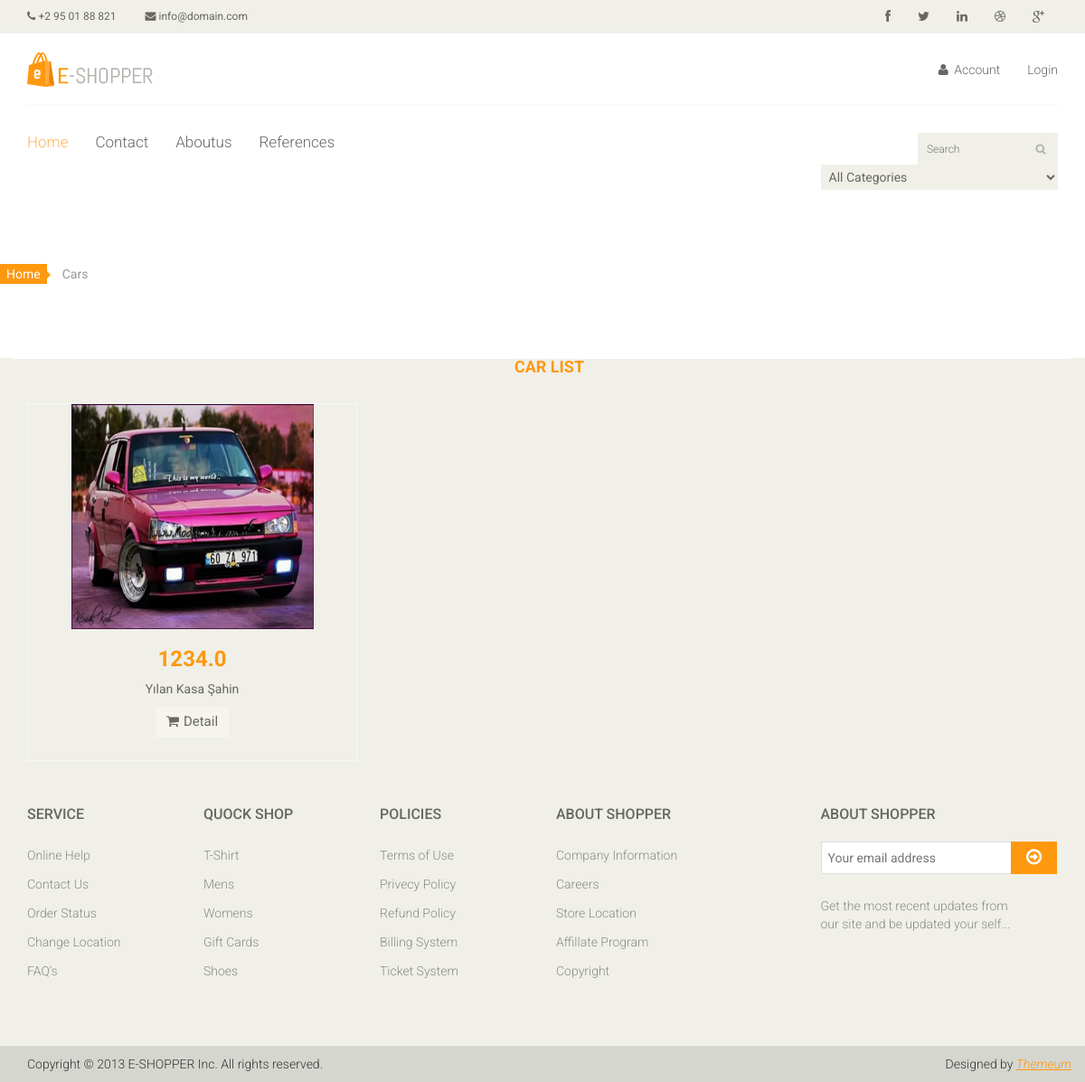
The app's page /category/13/Fiat, older data.
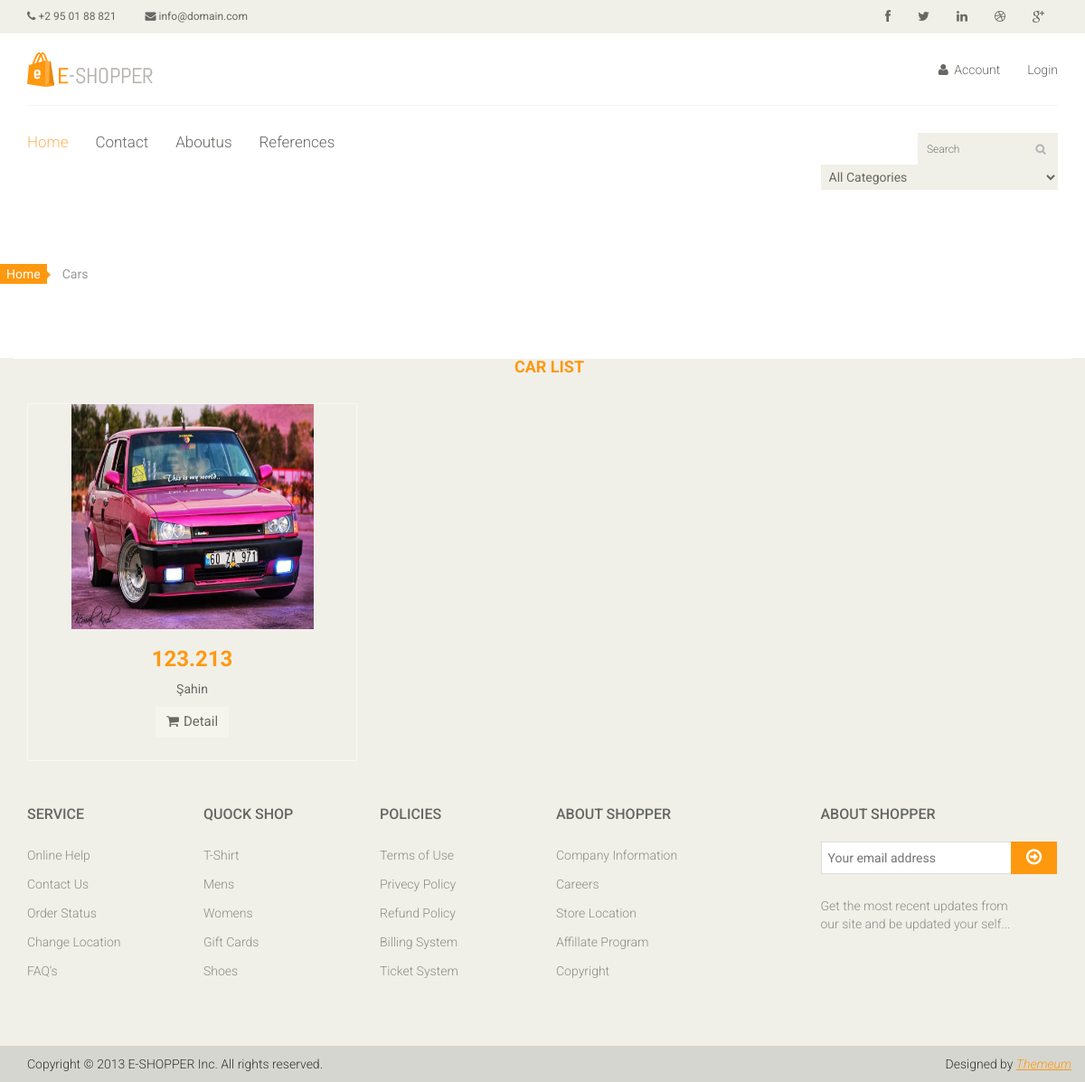
The same page, newer data.
### product/models.py (models this page shows, shortened)
class Product(models.Model):
    STATUS = (
        ('TRUE','EVET'),
        ('FALSE','HAYIR'),
    )
    category = models.ForeignKey(Category,on_delete= models.CASCADE) #relation with category table.
    title = models.CharField(max_length=200)
    description = models.CharField(blank=True,max_length=300)
    keywords = models.CharField(blank=True,max_length=255)
    image = models.ImageField(blank=True,upload_to='images/')
    price = models.FloatField()
    year = models.IntegerField()
    fuel = models.CharField(max_length=50)
    motor_power = models.IntegerField()
    engine_capacity = models.IntegerField()
    case_type = models.CharField(max_length=50)
    detail = RichTextUploadingField()
    slug = models.SlugField(null=False, unique=True)
    status = models.CharField(max_length=10,choices=STATUS)
    create_at = models.DateTimeField(auto_now_add=True)
    update_at = models.DateTimeField(auto_now=True)

### home/views.py (the view)
# urls.py: path('category/<int:id>/<slug:slug>', views.category_products, name='category_products'),
def category_products(request,id,slug):
    category = Category.objects.all()
    products = Product.objects.filter(category_id=id)
    context = {'category': category,
               'products': products}
    return render(request, 'category_products.html', context)

### home/templates/category_products.html (shortened to what this page needs)
{%  extends "homebase.html" %}
{% block content %}
    <div class="breadcrumbs">
				<ol class="breadcrumb">
				  <li><a href="#">Home</a></li>
				  <li class="active">Cars</li>
				</ol>
    </div>
    <div class="col-sm-12 padding-right">
					<div class="features_items">
						<h2 class="title text-center">Car List</h2>
                        {% for rs in products %}
						<div class="col-sm-4">
							<div class="product-image-wrapper">
								<div class="single-products">
									<div class="productinfo text-center">
										<img src="{{ rs.image.url }}" alt="" style="width: 268px" height="249px">
										<h2>{{ rs.price}}</h2>
										<p>{{ rs.title}}</p>
										<a href="#" class="btn btn-default add-to-cart"><i class="fa fa-shopping-cart"></i>Detail</a>
									</div>
									<div class="product-overlay">
										<div class="overlay-content">
										</div>
									</div>
								</div>
							</div>
						</div>
                        {% endfor %}
					</div>
				</div>
{% endblock %}

### home/templates/homebase.html (shortened to what this page needs)
<!DOCTYPE html>
<html lang="en">
<head>
{% load static %}
    <link href="{% static 'css/bootstrap.min.css'%}" rel="stylesheet">
    <link href="{% static 'css/font-awesome.min.css'%}" rel="stylesheet">
    <link href="{% static 'css/prettyPhoto.css'%}" rel="stylesheet">
    <link href="{% static 'css/price-range.css'%}" rel="stylesheet">
    <link href="{% static 'css/animate.css'%}" rel="stylesheet">
	<link href="{% static 'css/main.css'%}" rel="stylesheet">
	<link href="{% static 'css/responsive.css'%}" rel="stylesheet">
</head>
<body>
    {%  include 'header.html' %}
    {% block slider %}{%  include 'slider.html' %}{% endblock %}
    {% block content %}{%  include 'content.html' %}{% endblock %}
    {% block footer %}{%  include 'footer.html' %}{% endblock %}
</body>
</html>

### home/templates/header.html (shortened to what this page needs)
{% load static %}
<header id="header">
		<div class="header_top">
			<div class="container">
				<div class="row">
					<div class="col-sm-6">
						<div class="contactinfo">
							<ul class="nav nav-pills">
								<li><a href="#"><i class="fa fa-phone"></i> +2 95 01 88 821</a></li>
								<li><a href="#"><i class="fa fa-envelope"></i> info@domain.com</a></li>
							</ul>
						</div>
					</div>
					<div class="col-sm-6">
						<div class="social-icons pull-right">
							<ul class="nav navbar-nav">
								<li><a href="#"><i class="fa fa-facebook"></i></a></li>
								<li><a href="#"><i class="fa fa-twitter"></i></a></li>
								<li><a href="#"><i class="fa fa-linkedin"></i></a></li>
								<li><a href="#"><i class="fa fa-dribbble"></i></a></li>
								<li><a href="#"><i class="fa fa-google-plus"></i></a></li>
							</ul>
						</div>
					</div>
				</div>
			</div>
		</div>
		<div class="header-middle">
			<div class="container">
				<div class="row">
					<div class="col-sm-4">
						<div class="logo pull-left">
							<a href="/home"><img src="{% static 'images/home/logo.png'%}" alt="" /></a>
						</div>
					</div>
					<div class="col-sm-8">
						<div class="shop-menu pull-right">
							<ul class="nav navbar-nav">
								<li><a href="#"><i class="fa fa-user"></i> Account</a></li>
								<li><a href="{% static 'login.html"><i class="fa fa-lock'%}"></i> Login</a></li>
							</ul>
						</div>
					</div>
				</div>
			</div>
		</div>
		<div class="header-bottom">
			<div class="container">
				<div class="row">
					<div class="col-sm-9">
						<div class="mainmenu pull-left">
							<ul class="nav navbar-nav collapse navbar-collapse">
								<li><a href="/" class="active">Home</a></li>
								<li><a href="/contact">Contact</a></li>
                                <li><a href="/aboutus">Aboutus</a></li>
                                <li><a href="/references">References</a></li>
							</ul>
						</div>
					</div>
					<div class="col-sm-3">
						<div class="search_box pull-right">
                            <form action="/search/" method="post">
                            <input id="query" name="query" class="search_box pull-right" type="text" placeholder="Search">
                            <select name="catid"  class="input search-categories">
                                <option value="0">All Categories</option>
                                {% load mptt_tags %}
                            </select>
                            </form>
                        </div>
					</div>
				</div>
			</div>
		</div>
	</header>

### home/templates/slider.html (shortened to what this page needs)
{% load static %}
<section id="slider">
	</section>

### home/templates/footer.html (shortened to what this page needs)
{% load static %}
<footer id="footer">
		<div class="footer-widget">
			<div class="container">
				<div class="row">
					<div class="col-sm-2">
						<div class="single-widget">
							<h2>Service</h2>
							<ul class="nav nav-pills nav-stacked">
								<li><a href="#">Online Help</a></li>
								<li><a href="#">Contact Us</a></li>
								<li><a href="#">Order Status</a></li>
								<li><a href="#">Change Location</a></li>
								<li><a href="#">FAQ’s</a></li>
							</ul>
						</div>
					</div>
					<div class="col-sm-2">
						<div class="single-widget">
							<h2>Quock Shop</h2>
							<ul class="nav nav-pills nav-stacked">
								<li><a href="#">T-Shirt</a></li>
								<li><a href="#">Mens</a></li>
								<li><a href="#">Womens</a></li>
								<li><a href="#">Gift Cards</a></li>
								<li><a href="#">Shoes</a></li>
							</ul>
						</div>
					</div>
					<div class="col-sm-2">
						<div class="single-widget">
							<h2>Policies</h2>
							<ul class="nav nav-pills nav-stacked">
								<li><a href="#">Terms of Use</a></li>
								<li><a href="#">Privecy Policy</a></li>
								<li><a href="#">Refund Policy</a></li>
								<li><a href="#">Billing System</a></li>
								<li><a href="#">Ticket System</a></li>
							</ul>
						</div>
					</div>
					<div class="col-sm-2">
						<div class="single-widget">
							<h2>About Shopper</h2>
							<ul class="nav nav-pills nav-stacked">
								<li><a href="#">Company Information</a></li>
								<li><a href="#">Careers</a></li>
								<li><a href="#">Store Location</a></li>
								<li><a href="#">Affillate Program</a></li>
								<li><a href="#">Copyright</a></li>
							</ul>
						</div>
					</div>
					<div class="col-sm-3 col-sm-offset-1">
						<div class="single-widget">
							<h2>About Shopper</h2>
							<form action="#" class="searchform">
								<input type="text" placeholder="Your email address" />
								<button type="submit" class="btn btn-default"><i class="fa fa-arrow-circle-o-right"></i></button>
								<p>Get the most recent updates from <br />our site and be updated your self...</p>
							</form>
						</div>
					</div>
				</div>
			</div>
		</div>
		<div class="footer-bottom">
			<div class="container">
				<div class="row">
					<p class="pull-left">Copyright © 2013 E-SHOPPER Inc. All rights reserved.</p>
					<p class="pull-right">Designed by <span><a target="_blank" href="http://www.themeum.com">Themeum</a></span></p>
				</div>
			</div>
		</div>
	</footer>

Row changes from the older to the newer data that the page shows:
removed Product: image (picture), price "1234.0", title "Yılan Kasa Şahin"
added Product: image (picture), price "123.213", title "Şahin"
